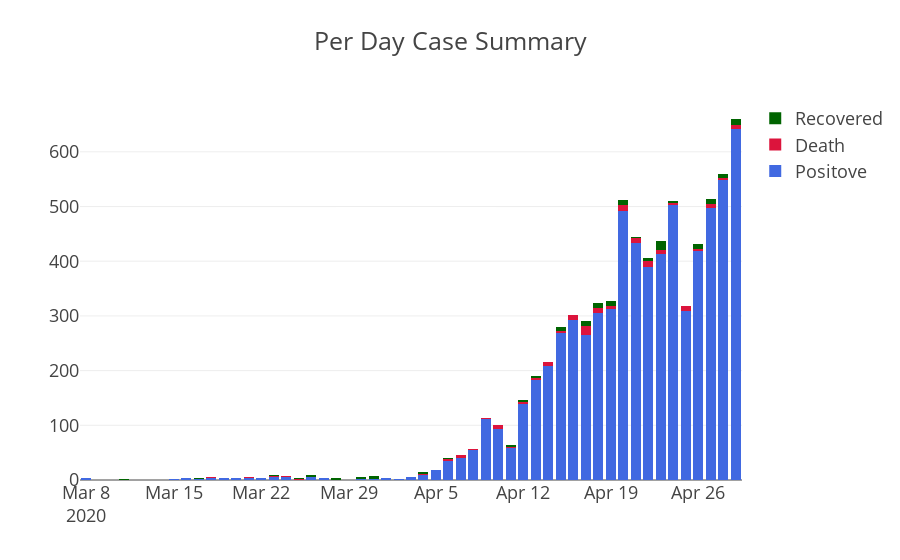

Notebook cell for this chart:
### Markdown cell above
***Form 8th March 2020 when first covid-19 case was found up until 5th April 2020 our trend graph was pretty parallel. But from then the curve starts to get up exponentially until now. <br>Today we have encountered 549 positive cases. Which makes the total Covid-19 positive cases to 6462. Today we lost 3 souls which makes the total to 155. Most importantly 8 persons recovered from this corona virus which makes 138 fully cured patients.***

### Code cell
import plotly.graph_objects as go
dataset = pd.read_csv('covid-19-PerDayCaseSummaryBD.csv',parse_dates=["Date"])
dataset = dataset.reset_index()
animals=['giraffes', 'orangutans', 'monkeys']

fig = go.Figure(data=[
    go.Bar(name='Positove', x=dataset['Date'], y=dataset['Case'], marker_color = '#4169E1'),
    go.Bar(name='Death', x=dataset['Date'], y=dataset['Death'], marker_color = '#DC143C'),
    go.Bar(name='Recovered', x=dataset['Date'], y=dataset['Recovered'], marker_color = '#006400')
])
# Change the bar mode
fig.update_layout(barmode='stack',template="presentation",title_text='Per Day Case Summary')
fig.show()
